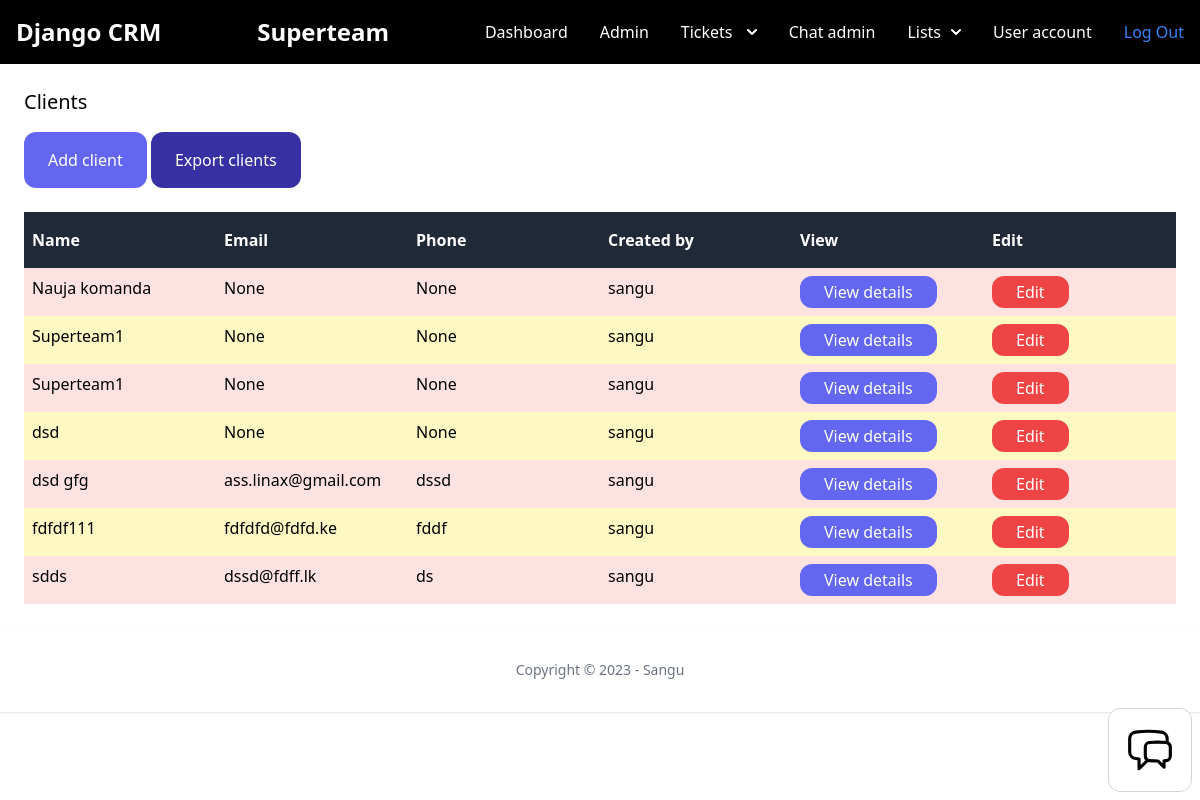
Screenshot of /dashboard/clients/ (signed in) with the database file from the repository.
### team/models.py (models this page shows, shortened)
class Team(models.Model):
    plan = models.ForeignKey(Plan, related_name='teams', on_delete=models.SET_NULL, null=True, blank=True)
    name = models.CharField(max_length=100)
    members = models.ManyToManyField(User, related_name='teams')
    created_by = models.ForeignKey(User, related_name='created_teams', on_delete=models.CASCADE)
    created_at = models.DateTimeField(auto_now_add=True)

### client/models.py (models this page shows, shortened)
class Client(models.Model):
    team = models.ForeignKey(Team, related_name='clients', on_delete=models.CASCADE, null=True, blank=True)
    name = models.CharField(max_length=255)
    email = models.EmailField(blank=True, null=True)
    phone = models.CharField(max_length=100, blank=True, null=True)
    description = models.TextField(blank=True, null=True)
    created_by = models.ForeignKey(User, related_name='clients', on_delete=models.CASCADE)
    created_at = models.DateTimeField(auto_now_add=True)
    modified_at = models.DateTimeField(auto_now=True)
    class Meta:
        ordering = ('name','created_by')

### user/models.py (models this page shows)
class User(AbstractUser):
    phone = models.TextField(blank=True, null=True)
    is_customer = models.BooleanField(default=True)
    is_manager = models.BooleanField(default=False)

### client/views.py (the view)
# urls.py: path('', views.clients_list, name='list'),
@login_required
def clients_list(request):
    team = request.user.userprofile.active_team
    clients = team.clients.all()
    if request.user.is_manager:
        return render(request, 'client/clients_list.html', {
            'clients': clients
        })
    else:
        messages.error(request, 'You have no access to the page')
        return redirect('dashboard:index')

### chat/context_processors.py (called while the page is built)
def chat_waiting(request):
    waiting_chat = Room.objects.filter(status='waiting')
    return {'waiting_chat': waiting_chat}

### team/context_processors.py (called while the page is built)
def active_team(request):
    if request.user.is_authenticated:
        if request.user.userprofile.active_team:
            active_team = request.user.userprofile.active_team
        else:
            active_team = Team.objects.filter(created_by=request.user)[0]
    else:
        active_team = None
    return {'active_team': active_team}

### ticket/context_processors.py (called while the page is built)
def pending_tickets(request):
    pending_tickets = 0
    if request.user.is_authenticated:
        if request.user.is_manager:
            pending_tickets = Ticket.objects.filter(status='pending')
        else:
            pending_tickets = pending_tickets
    else:
        pending_tickets = pending_tickets
    return {'pending_tickets': pending_tickets}

def workspace_tickets(request):
    if request.user.is_authenticated:
        workspace_tickets = Ticket.objects.filter(assign_to=request.user, is_resolved=False)
    else:
        workspace_tickets = 0
    return {'workspace_tickets': workspace_tickets}

### client/templates/client/clients_list.html (shortened to what this page needs)
{% extends 'app/base.html'  %}
{% block content %}
<div class="py-6 px-6">
    <h1 class="mb-4 text-xl">Clients</h1>
    <a href="{% url 'clients:add' %}" class="inline-block py-4 px-6 bg-indigo-500 rounded-xl text-white">Add client</a>
    <a href="{% url 'clients:export' %}" class="inline-block py-4 px-6 rounded-xl bg-indigo-800 text-white">Export clients</a>
    {% if clients %}
    <div class="mt-6 flex justify-between">
        <p class="py-4 px-2 bg-gray-800 font-semibold w-full text-white">Name</p>
        <p class="py-4 px-2 bg-gray-800 font-semibold w-full text-white">Email</p>
        <p class="py-4 px-2 bg-gray-800 font-semibold w-full text-white">Phone</p>
        <p class="py-4 px-2 bg-gray-800 font-semibold w-full text-white">Created by</p>
        <p class="py-4 px-2 bg-gray-800 font-semibold w-full text-white">View</p>
        <p class="py-4 px-2 bg-gray-800 font-semibold w-full text-white">Edit</p>
    </div>
    {% for client in clients %}
    <div class="flex justify-between">
        <p class="py-2 px-2 w-full {% cycle 'bg-red-100' 'bg-yellow-100' %}">
            {{ client.name }}
        </p>
        <p class="py-2 px-2 w-full {% cycle 'bg-red-100' 'bg-yellow-100' %}">
            {{ client.email }}
        </p>
        <p class="py-2 px-2 w-full {% cycle 'bg-red-100' 'bg-yellow-100' %}">
            {{ client.phone }}
        </p>
        <p class="py-2 px-2 w-full {% cycle 'bg-red-100' 'bg-yellow-100' %}">
            {{ client.created_by }}
        </p>
        <p class="py-2 px-2 w-full {% cycle 'bg-red-100' 'bg-yellow-100' %}">
            <a href="{% url 'clients:detail' client.id %}" class="inline-block py-1 px-6 bg-indigo-500 rounded-xl text-white">View details</a>
        </p>
        <p class="py-2 px-2 w-full {% cycle 'bg-red-100' 'bg-yellow-100' %}">
            <a href="{% url 'clients:edit' client.id %}" class="inline-block py-1 px-6 bg-red-500 rounded-xl text-white">Edit</a>
        </p>
    </div>
    {% endfor %}
    {% else %}
    <p class="mt-6 px-2">There are no clients in the database yet...</p>
    {% endif %}
</div>
{% endblock %}

### app/templates/app/base.html (shortened to what this page needs)
{% load static %}
<!doctype html>
<html lang="en">
<head>
    <link rel="stylesheet" type="text/css" href="{% static 'src/output.css' %}">
    <script src="https://cdn.tailwindcss.com"></script>
</head>
<body>
    <nav class="bg-black border-gray-200 dark:bg-black dark:border-gray-700">
        <div class="max-w-screen-xl flex flex-wrap items-center justify-between mx-auto p-4">
            <a href="/" class="flex items-center">
                <span class="self-center text-2xl font-semibold whitespace-nowrap text-white">Django CRM</span>
            </a>
            {% if request.user.is_authenticated %}
            {% if request.user.is_manager %}
            <a href="{% url 'teams:detail' active_team.id %}" class="flex items-center">
                <span class="self-center text-2xl font-semibold whitespace-nowrap text-white">{{ active_team.name }}</span>
            </a>
            {% endif %}
            {% endif %}
            <div class="hidden w-full md:block md:w-auto" id="navbar-multi-level">
                <ul class="flex flex-col font-medium p-4 md:p-0 mt-4 border border-gray-100 rounded-lg bg-black md:flex-row md:space-x-8 md:mt-0 md:border-0 md:bg-black bg-gray-800 md:bg-black dark:border-gray-700 text-white">
                    <li>
                        <a href="{% url 'dashboard:index' %}" class="block py-2 pl-3 pr-4 text-white rounded hover:bg-gray-100 md:hover:bg-transparent md:border-0 md:hover:text-blue-700 md:p-0 dark:text-white md:dark:hover:text-blue-500 dark:hover:bg-gray-700 dark:hover:text-white md:dark:hover:bg-transparent">Dashboard</a>
                    </li>
                    {% if request.user.is_staff %}
                    <li>
                        <a href="/admin" class="block py-2 pl-3 pr-4 text-white rounded hover:bg-gray-100 md:hover:bg-transparent md:border-0 md:hover:text-blue-700 md:p-0 dark:text-white md:dark:hover:text-blue-500 dark:hover:bg-gray-700 dark:hover:text-white md:dark:hover:bg-transparent">Admin</a>
                    </li>
                    {% endif %}
                    {% if request.user.is_authenticated %}
                    {% if request.user.is_manager %}
                    <li>
                        <button id="dropdownNavbrLink" data-dropdown-toggle="dropdownNavbar" class="flex items-center justify-between w-full py-2 pl-3 pr-4  text-gray-700 border-b border-gray-100 hover:bg-gray-50 md:hover:bg-transparent md:border-0 md:hover:text-blue-700 md:p-0 md:w-auto text-white md:dark:hover:text-blue-500 dark:focus:text-white dark:border-gray-700 dark:hover:bg-gray-700 md:dark:hover:bg-transparent">
                            Tickets&nbsp; <svg class="w-2.5 h-2.5 ml-2.5" aria-hidden="true" xmlns="http://www.w3.org/2000/svg" fill="none" viewBox="0 0 10 6">
                                <path stroke="currentColor" stroke-linecap="round" stroke-linejoin="round" stroke-width="2" d="m1 1 4 4 4-4" />
                            </svg>
                        </button>
                    </li>
                    {% endif %}
                    {% endif %}
                    {% if request.user.is_manager %}
                    <li>
                        <a href="{% url 'chat:admin' %}" class="block py-2 pl-3 pr-4 text-white rounded hover:bg-gray-100 md:hover:bg-transparent md:border-0 md:hover:text-blue-700 md:p-0 dark:text-white md:dark:hover:text-blue-500 dark:hover:bg-gray-700 dark:hover:text-white md:dark:hover:bg-transparent">Chat admin {% if waiting_chat.count > 0 %} <span class="text-red-500 font-bold">({{ waiting_chat.count }}) {% endif %}</span></a>
                    </li>
                    <li>
                        <button id="dropdownNavbarLink" data-dropdown-toggle="dropdownNavbar_lists" class="flex items-center justify-between w-full py-2 pl-3 pr-4  text-white border-b border-gray-100 hover:bg-gray-50 md:hover:bg-transparent md:border-0 md:hover:text-blue-700 md:p-0 md:w-auto dark:text-white md:dark:hover:text-blue-500 dark:focus:text-white dark:border-gray-700 dark:hover:bg-gray-700 md:dark:hover:bg-transparent">
                            Lists <svg class="w-2.5 h-2.5 ml-2.5" aria-hidden="true" xmlns="http://www.w3.org/2000/svg" fill="none" viewBox="0 0 10 6">
                                <path stroke="currentColor" stroke-linecap="round" stroke-linejoin="round" stroke-width="2" d="m1 1 4 4 4-4" />
                            </svg>
                        </button>
                    </li>
                    {% endif %}
                    {% if request.user.is_authenticated %}
                    <li>
                        <a href="{% url 'userprofile:user_account' %}" class="block py-2 pl-3 pr-4 text-white rounded hover:bg-gray-100 md:hover:bg-transparent md:border-0 md:hover:text-blue-700 md:p-0 dark:text-white md:dark:hover:text-blue-500 dark:hover:bg-gray-700 dark:hover:text-white md:dark:hover:bg-transparent">User account</a>
                    </li>
                    {% endif %}
                    {% if request.user.is_authenticated %}
                    <li>
                        <a href="{% url 'logout' %}" class="block py-2 pl-3 pr-4 text-white bg-blue-700 rounded md:bg-transparent md:text-blue-500 md:p-0 md:dark:text-blue-500 dark:bg-blue-600 md:dark:bg-transparent" aria-current="page">Log Out</a>
                    </li>
                    {% endif %}
                </ul>
            </div>
        </div>
    </nav>
    {% block content %}
    {% endblock%}
    {% include 'chat/chat_bubble.html' %}
    <footer class="bg-white shadow dark:bg-black">
        <div class="w-full max-w-screen-xl mx-auto p-4 md:py-8">
            <span class="block text-sm text-gray-500 sm:text-center dark:text-gray-400">Copyright © 2023 - Sangu</span>
        </div>
    </footer>
    <footer class="py-3 my-4">
    </footer>
</body>
</html>

### rows the page displays
Team: name "Superteam"
Client: name "Nauja komanda", email "None", phone "None", created_by "sangu"
Client: name "Superteam1", email "None", phone "None", created_by "sangu"
Client: name "Superteam1", email "None", phone "None", created_by "sangu"
Client: name "dsd", email "None", phone "None", created_by "sangu"
Client: name "dsd gfg", email "ass.linax@gmail.com", phone "dssd", created_by "sangu"
Client: name "fdfdf111", email "fdfdfd@fdfd.ke", phone "fddf", created_by "sangu"
Client: name "sdds", email "dssd@fdff.lk", phone "ds", created_by "sangu"
